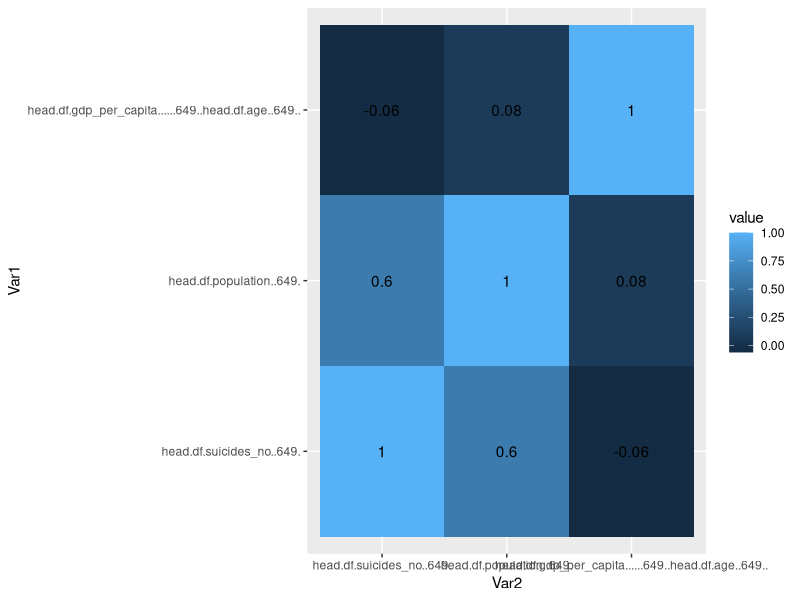

The R script that drew this image:


print(getwd())
df<-read.csv("suicide_data.csv")
#print(head(df))


df <- na.omit(df)

#Add column "age" whose value is average of the ranges of ages given
avg_age = (df$age_lb + df$age_ub)/2
for (avg in avg_age) {
  if (avg == 97.5) {
    avg <- 80
  }
}
df <- cbind(df,age=avg_age)
#drop age_lb, age_ub
df$age_lb = NULL
df$age_ub = NULL

df2<-data.frame(head(df$suicides_no,649),head(df$population,649),head(df$gdp_per_capita....,649,head(df$age,649)))
#print(sapply(df2,class))  
cormat <- round(cor(df2),2)  #Finding correlation matrix
print(head(cormat))

#install.packages("ggplot2") 
#install.packages("reshape2")
library(reshape2)
melted_cormat <- melt(cormat)    #Changing format to plot a chart
print(head(melted_cormat))

library(ggplot2)
#plot_tile<-ggplot(data = melted_cormat, aes(x=Var1, y=Var2, fill=value,label=value)) + 
 # geom_tile()     #plot basicheatmap
#print(plot_tile)
#plot_text<-plot_tile+geom_text()    #Give values to each cell
#print(plot_text)

G=ggplot(melted_cormat)
print(G+geom_tile(aes(Var2,Var1,fill=value))+geom_text(aes(Var2,Var1,label=value)))


#Conclusion:
#We get which parameters are highly correlated with the help of this visualization,
#Now we can verify these values by using in-built function and derive insights.